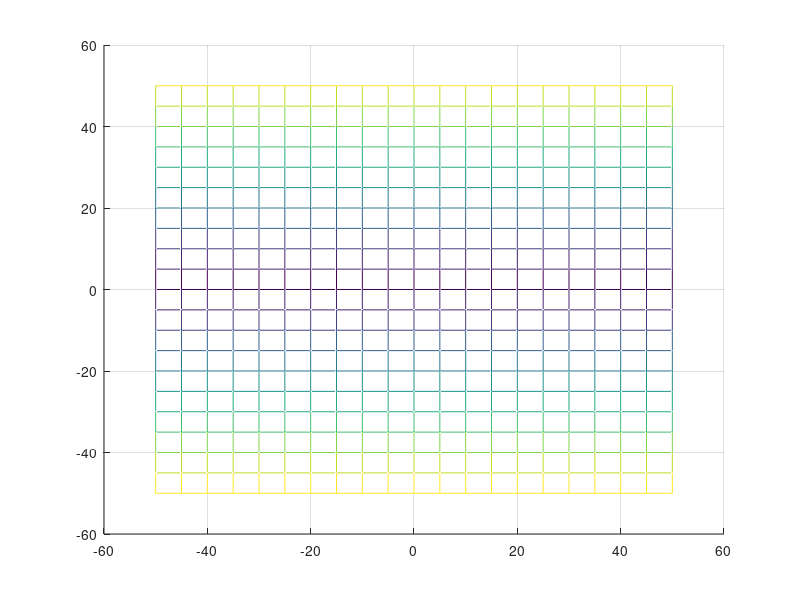

Reproduce this figure in MATLAB.
x0=0;
y0=0;
z0=0;
a=1;
b=1;
c=1;
R=11;
A=3;
B=17;
C=11;
D=2;

x=-50:5:50;
y=-50:5:50;
[X, Y]=meshgrid(x,y);
%./(a^2)%b.*
% Y=y0+sqrt(abs((X-x0)^2));
Z=sqrt((X-x0)^2./a^2+(Y-y0).^2./b^2).*c+z0;

figure
grid on
 hold on
 mesh(X,Y,Z)
